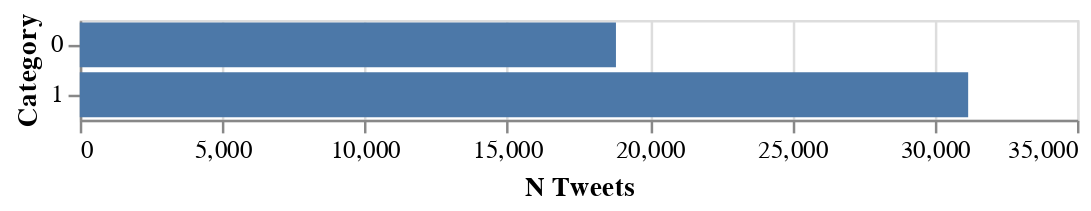

Notebook cell for this chart:
### Code cell
alt.Chart(pol_tweets_df.label.value_counts().reset_index()).mark_bar(filled=True).encode(
    alt.X('label:Q', title='N Tweets'),
    alt.Y('index:N', title='Category')
)

### Figure 1 — Vega-Lite specification as saved in the notebook (floating-point values rounded to 4 significant figures)
{"config": {"view": {"continuousWidth": 400, "continuousHeight": 300}}, "data": {"name": "data-ed8d238cc9b2b5a7760c4172114209f8"}, "mark": {"type": "bar", "filled": true}, "encoding": {"x": {"field": "label", "title": "N Tweets", "type": "quantitative"}, "y": {"field": "index", "title": "Category", "type": "nominal"}}, "$schema": "https://vega.github.io/schema/vega-lite/v4.17.0.json", "datasets": {"data-ed8d238cc9b2b5a7760c4172114209f8": [{"index": 1, "label": 31181}, {"index": 0, "label": 18819}]}}
